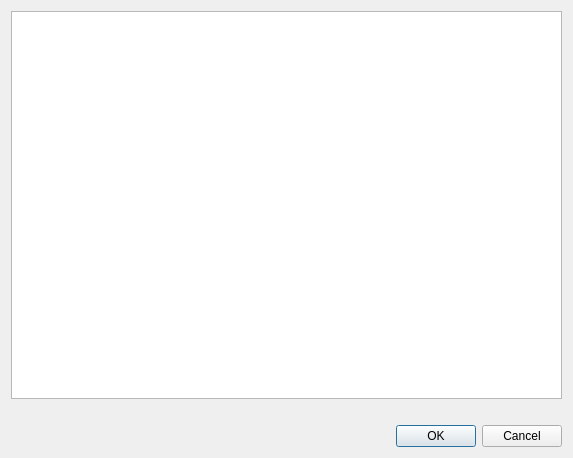
<?xml version="1.0" encoding="UTF-8"?>
<ui version="4.0">
 <class>DlgSelectRoles</class>
 <widget class="QDialog" name="DlgSelectRoles">
  <property name="geometry">
   <rect>
    <x>0</x>
    <y>0</y>
    <width>573</width>
    <height>458</height>
   </rect>
  </property>
  <property name="windowTitle">
   <string>Dialog</string>
  </property>
  <layout class="QVBoxLayout" name="verticalLayout">
   <item>
    <widget class="QTreeView" name="tvRoles"/>
   </item>
   <item>
    <widget class="QLabel" name="lblStatus">
     <property name="text">
      <string/>
     </property>
    </widget>
   </item>
   <item>
    <widget class="QDialogButtonBox" name="buttonBox">
     <property name="orientation">
      <enum>Qt::Horizontal</enum>
     </property>
     <property name="standardButtons">
      <set>QDialogButtonBox::Cancel|QDialogButtonBox::Ok</set>
     </property>
    </widget>
   </item>
  </layout>
 </widget>
 <resources/>
 <connections>
  <connection>
   <sender>buttonBox</sender>
   <signal>accepted()</signal>
   <receiver>DlgSelectRoles</receiver>
   <slot>accept()</slot>
   <hints>
    <hint type="sourcelabel">
     <x>248</x>
     <y>254</y>
    </hint>
    <hint type="destinationlabel">
     <x>157</x>
     <y>274</y>
    </hint>
   </hints>
  </connection>
  <connection>
   <sender>buttonBox</sender>
   <signal>rejected()</signal>
   <receiver>DlgSelectRoles</receiver>
   <slot>reject()</slot>
   <hints>
    <hint type="sourcelabel">
     <x>316</x>
     <y>260</y>
    </hint>
    <hint type="destinationlabel">
     <x>286</x>
     <y>274</y>
    </hint>
   </hints>
  </connection>
 </connections>
</ui>
